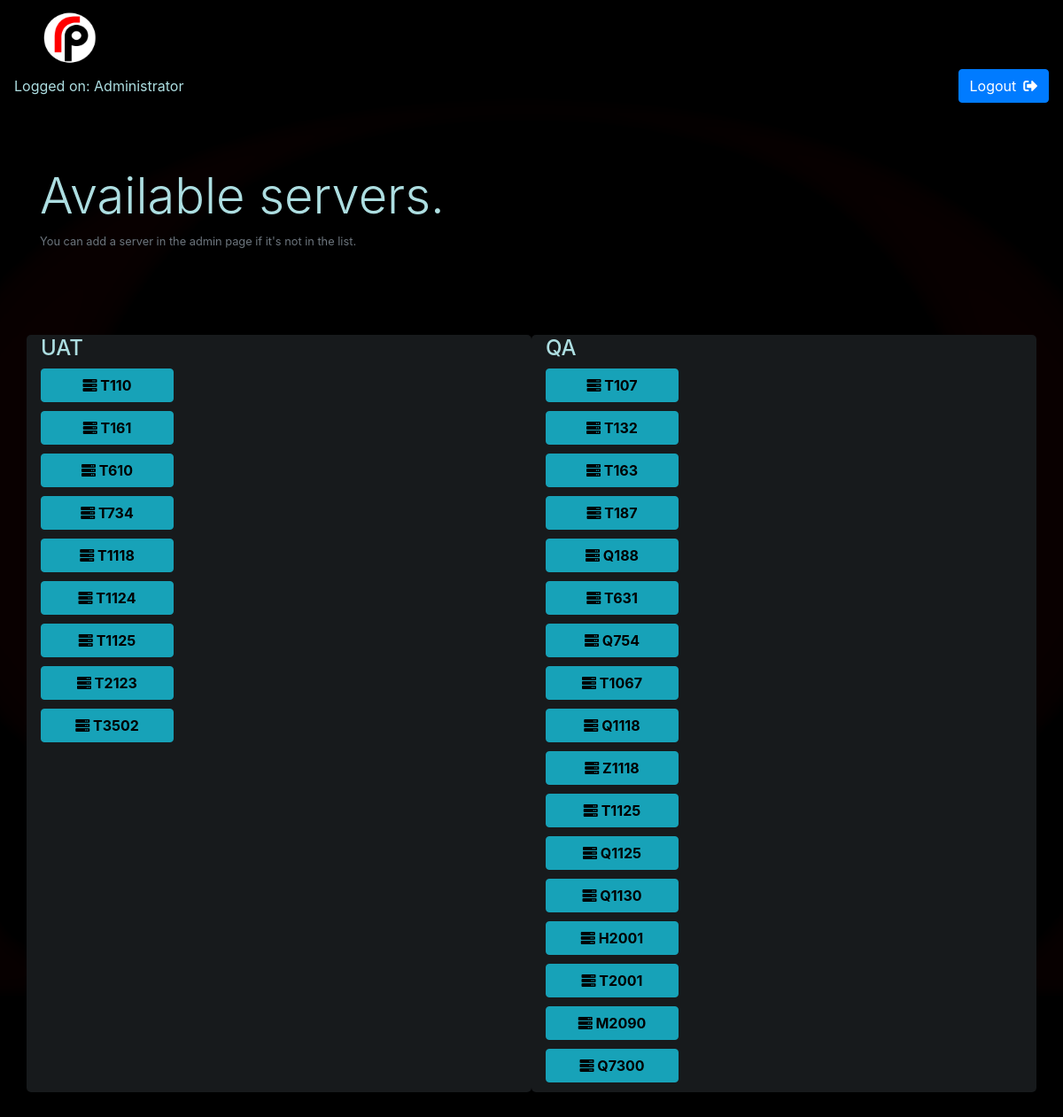
The app's page / (signed in) with its own data.
### testboxes/models.py (models this page shows, shortened)
class UAT(models.Model):
    prefix = models.CharField(max_length=1, default='X')
    server = models.IntegerField()
    message = models.TextField(default='No Message')
    progress = models.IntegerField(default=0)
    taskid = models.TextField(default='None')

class QA(models.Model):
    prefix = models.CharField(max_length=1, default='X')
    server = models.IntegerField()
    message = models.TextField(default='No Message')
    progress = models.IntegerField(default=0)
    taskid = models.TextField(default='None')

### testboxes/views.py (the view)
# urls.py: url(r'^$', views.index, name='index'),
def index(request):
    try:
        UATList = UAT.objects.all().order_by('server')
        QAList = QA.objects.all().order_by('server')
        return render(request, 'dashboard.html', {'UAT': UATList,'QA': QAList})
    except Exception as e:
        print(e)
        return render(request, 'dashboard.html', {})

### testboxes/templatetags/app_filters.py (called while the page is built)
@register.filter(name='has_group')
def has_group(user, group_name):
    group = Group.objects.get(name=group_name)
    print(group)
    return True if group in user.groups.all() else False

### testboxes/templates/dashboard.html (shortened to what this page needs)
{% extends 'base.html' %}
{% block content %}
{% if user.is_authenticated %}
    <div class="py-5">
        <div class="container">
            <div class="row">
                <div class="col-md-12">
                    {% load app_filters %}
                    <h1 class="display-4">Available servers.</h1>
                    <small class="form-text text-muted">You can add a server in the admin page if it's not in the list.</small>
                </div>
            </div>
        </div>
    </div>
    <div class="py-5">
        <div class="container">
            <div class="row">
                {% if request.user|has_group:"UAT"%}
                    <div class="col-lg-6" style="border: 1px solid transparent; border-radius: 5px; background-color: #171a1c;">
                        <div class="well">
                            <form method="POST" action="{% url 'selection' %}" id="selection">
                                <h4>UAT</h4>
                                {% for box in UAT %}
                                    {% if box.taskid != "None" %}
                                        <div class="alert alert-warning" style="width:80%;" align="center">
                                            <button class="btn btn-info" type="submit" name="server" value="{{box.prefix}}{{box.server}}" style="width: 150px; color: black; font-weight: bold" data-toggle="modal" data-target="#connecting">
                                                <i class="fas fa-server"></i> {{box.prefix}}{{box.server}}
                                            </button>
                                            <br>
                                            <strong >{{box.message}}</strong>
                                            {% if box.progress > 0 %}
                                               {% if box.progress < 100 %}
                                                    <div id="progdiv" class="progress" style="height: 10px;">
                                                        <div id="progress" class="progress-bar progress-bar-success" role="progressbar" aria-valuenow="0" aria-valuemin="0" aria-valuemax="100" style="width: {{box.progress}}%">
                                                          <span class="sr-only">0%</span>
                                                        </div>
                                                    </div>
                                                {% endif %}
                                            {% endif %}
                                        </div>
                                    {% else %}
                                        <button class="btn btn-info" type="submit" name="server" value="{{box.prefix}}{{box.server}}" style="width: 150px; color: black; font-weight: bold; display: block; margin-bottom:10px;" data-toggle="modal" data-target="#connecting">
                                            <i class="fas fa-server"></i> {{box.prefix}}{{box.server}}
                                        </button>
                                    {% endif %}
                                {%endfor%}
                            </form>
                        </div>
                    </div>
                {% endif %}
                {% if request.user|has_group:"QA"%}
                    <div class="col-lg-6" style="border: 1px solid transparent; border-radius: 5px; background-color: #171a1c;">
                        <div class="well">
                            <form method="post" action="{% url 'selection' %}" id="selection">
                                <h4>QA</h4>
                                {% for box in QA %}
                                    {% if box.taskid != "None" %}
                                        <div class="alert alert-warning" style="width:80%;" align="center">
                                            <button class="btn btn-info" type="submit" name="server" value="{{box.prefix}}{{box.server}}" style="width: 150px; color: black; font-weight: bold" data-toggle="modal" data-target="#connecting">
                                                <i class="fas fa-server"></i> {{box.prefix}}{{box.server}}
                                            </button>
                                            <br>
                                            <strong >{{box.message}}</strong>
                                            {% if box.progress > 0 %}
                                                {% if box.progress < 100 %}
                                                    <div id="progdiv" class="progress" style="height: 10px;">
                                                        <div id="progress" class="progress-bar progress-bar-success" role="progressbar" aria-valuenow="0" aria-valuemin="0" aria-valuemax="100" style="width: {{box.progress}}%">
                                                          <span class="sr-only">0%</span>
                                                        </div>
                                                    </div>
                                                {% endif %}
                                            {% endif %}
                                        </div>
                                    {% else %}
                                        <button class="btn btn-info" type="submit" name="server" value="{{box.prefix}}{{box.server}}" style="width: 150px; color: black; font-weight: bold; display: block; margin-bottom:10px;" data-toggle="modal" data-target="#connecting">
                                            <i class="fas fa-server"></i> {{box.prefix}}{{box.server}}
                                        </button>
                                    {% endif %}
                                {% endfor %}
                            </form>
                        </div>
                    </div>
                {% endif %}
            </div>
        </div>
    </div>
{% endif %}
{% endblock %}

### testboxes/templates/base.html (shortened to what this page needs)
{% load staticfiles %}
{% load static %}
{% load app_filters %}
<!DOCTYPE html>
<html>
    <head>
        <link rel="stylesheet" href="https://stackpath.bootstrapcdn.com/bootstrap/4.1.1/css/bootstrap.min.css">
        <link rel="stylesheet" href="https://use.fontawesome.com/releases/v5.2.0/css/all.css">
    </head>
    <body>
        <nav class="navbar navbar-default">
            <div class="container-fluid">
              <div class="navbar-header">
                <a class="navbar-brand">
                  <img alt="logo goes here" src="{% static "images/logo.png" %}" height="60" width="90">
                </a>
              </div>
            </div>
            {% if user.is_authenticated %}
            <p>Logged on: {{ user.first_name }} {{ user.last_name }}<p>
            <a href="{% url 'logout' %}" class="btn btn-primary" role="button">Logout&ensp;<i class="fas fa-sign-out-alt"></i></a>
            {% else %}
            <p>You are currently logged out.</p>
            {% endif %}
          </nav>
            {% block content %}
            {% endblock %}
    </body>
</html>

### records on screen
UAT: prefix "T", server "110"
UAT: prefix "T", server "161"
UAT: prefix "T", server "610"
UAT: prefix "T", server "734"
UAT: prefix "T", server "1118"
UAT: prefix "T", server "1124"
UAT: prefix "T", server "1125"
UAT: prefix "T", server "2123"
UAT: prefix "T", server "3502"
QA: prefix "T", server "107"
QA: prefix "T", server "132"
QA: prefix "T", server "163"
QA: prefix "T", server "187"
QA: prefix "Q", server "188"
QA: prefix "T", server "631"
QA: prefix "Q", server "754"
QA: prefix "T", server "1067"
QA: prefix "Q", server "1118"
QA: prefix "Z", server "1118"
QA: prefix "T", server "1125"
QA: prefix "Q", server "1125"
QA: prefix "Q", server "1130"
QA: prefix "H", server "2001"
QA: prefix "T", server "2001"
QA: prefix "M", server "2090"
QA: prefix "Q", server "7300"

### other values on screen
{{ user.first_name }} "Administrator"
